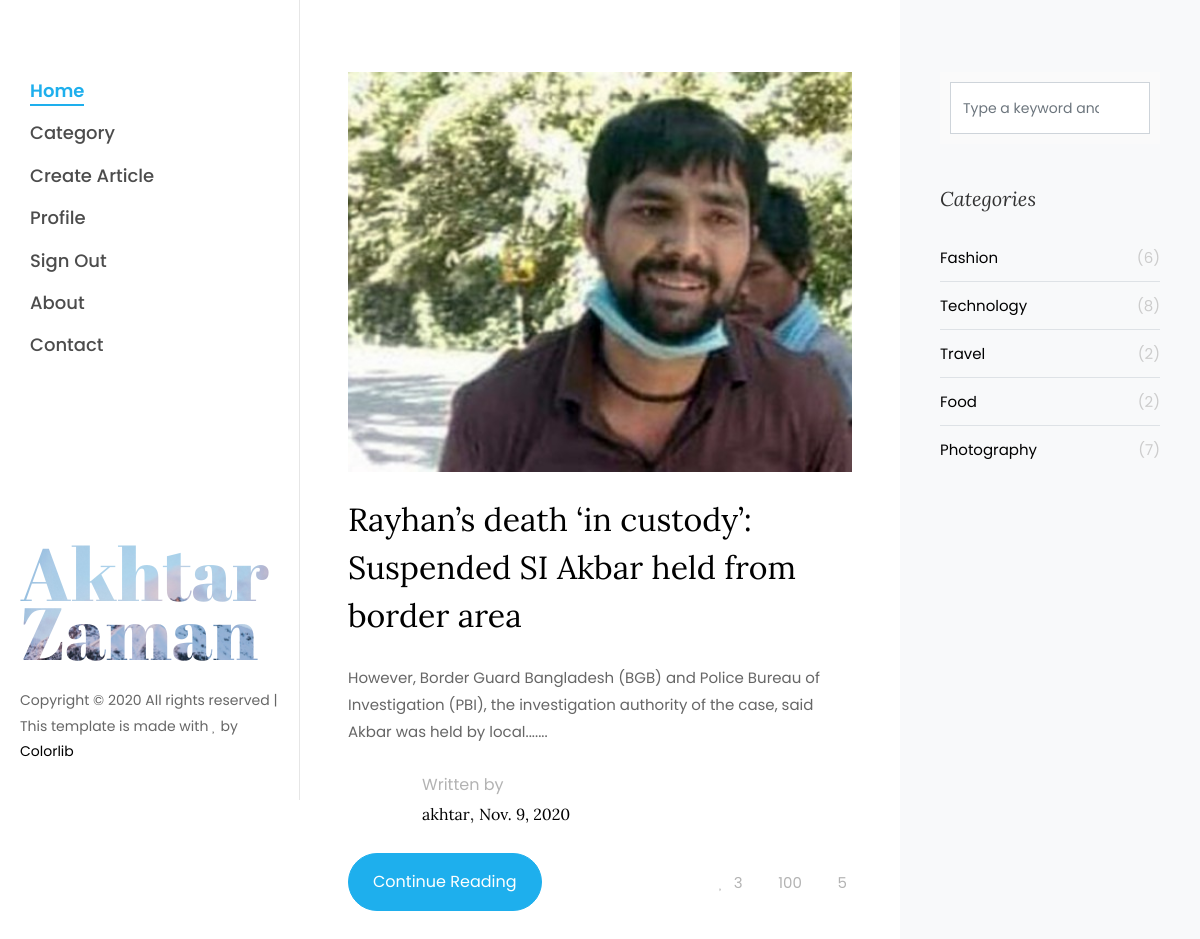
The app's page /articles/category/2/ (signed in) with its own data.
### Articles/models.py (models this page shows, shortened)
class Blog_Articles(models.Model):
    Title= models.CharField(max_length=300, unique=True)
    Categorry = models.ForeignKey('Category', blank=True,  on_delete = models.CASCADE, null=True)
    Description = models.TextField()
    author = models.ForeignKey(Custom_User_Model, default= None, on_delete = models.CASCADE)
    Date = models.DateField(auto_now_add=True)
    Image = models.ImageField(default='default.jpeg', blank=True)
    Status = models.CharField(max_length=1, choices=STATUS_CHOICES)
    def snippet(self):
        return self.Description[:150]+'.......'

### Accounts/models.py (models this page shows)
class Custom_User_Model(AbstractUser):
    Full_Name = models.CharField(max_length=100 )
    email = models.EmailField(max_length=255, unique=True)
    Age = models.IntegerField(null=True)
    Occupation = models.CharField(max_length=100 )
    Image = models.ImageField(default='default.jpeg', blank=True)
    def __str__(self):
        return self.username

### Articles/views.py (the view)
# urls.py: path('category/<int:id>/', views.Blog_Articles_By_Category, name='categoryView'),
def Blog_Articles_By_Category(request, id):
    category = Category.objects.get(id=id)
    categorical_articles = Blog_Articles.objects.filter(Categorry=category)
    page = request.GET.get('page', 1)
    paginator = Paginator(categorical_articles, 2)
    try:
        Blog_Posts = paginator.page(page)
    except PageNotAnInteger:
        Blog_Posts = paginator.page(1)
    except EmptyPage:
        Blog_Posts = paginator.page(paginator.num_pages)
    return render (request, 'Articles_by_category.html', {'Blog_Posts':Blog_Posts})

### templates/Articles_by_category.html (shortened to what this page needs)
{% extends 'base.html' %} {% load static %} {% block content %}
<div class="col-xl-8 px-md-5 py-5">
    <div class="row pt-md-4">
        {% for item in Blog_Posts %}
        <div class="col-md-12">
            <div class="blog-entry-2 ftco-animate">
                <a href="{% url 'FullArticle' item.id %}" class="img" style="background-image: url('{{item.Image.url}}');"></a>
                <div class="text pt-4">
                    <h3 class="mb-4"><a href="{% url 'FullArticle' item.id %}">{{ item.Title }}</a></h3>
                    <p class="mb-4">{{item.snippet}}</p>
                    <div class="author mb-4 d-flex align-items-center">
                        <a href="#" class="img" style="background-image: url('{{item.author.Image.url}}');"></a>
                        <div class="ml-3 info">
                            <span>Written by</span>
                            <h3><span>{{ item.author }}</span>, <span>{{ item.Date }}</span></h3>
                        </div>
                    </div>
                    <div class="meta-wrap d-md-flex align-items-center">
                        <div class="half order-md-last text-md-right">
                            <p class="meta">
                                <span><i class="icon-heart"></i>3</span>
                                <span><i class="icon-eye"></i>100</span>
                                <span><i class="icon-comment"></i>5</span>
                            </p>
                        </div>
                        <div class="half">
                            <p><a href="{% url 'FullArticle' item.id %}" class="btn btn-primary p-3 px-xl-4 py-xl-3">Continue Reading</a></p>
                        </div>
                    </div>
                </div>
            </div>
        </div>
        {% endfor %}
    </div>
</div>
<div class="col-xl-4 sidebar ftco-animate bg-light pt-5">
    <div class="sidebar-box pt-md-4">
        <form action="#" class="search-form">
            <div class="form-group">
                <span class="icon icon-search"></span>
                <input type="text" class="form-control" placeholder="Type a keyword and hit enter">
            </div>
        </form>
    </div>
    <div class="sidebar-box ftco-animate">
        <h3 class="sidebar-heading">Categories</h3>
        <ul class="categories">
            <li><a href="#">Fashion <span>(6)</span></a></li>
            <li><a href="#">Technology <span>(8)</span></a></li>
            <li><a href="#">Travel <span>(2)</span></a></li>
            <li><a href="#">Food <span>(2)</span></a></li>
            <li><a href="#">Photography <span>(7)</span></a></li>
        </ul>
    </div>
</div>
{% endblock content %}

### static/css/icomoon.css (style rules this page uses)
[class^="icon-"], [class*=" icon-"] { font-family: 'icomoon' !important; speak: none; font-style: normal; font-weight: normal; font-variant: normal; text-transform: none; line-height: 1; -webkit-font-smoothing: antialiased; -moz-osx-font-smoothing: grayscale; }
.icon-search:before { content: "\f002"; }
.icon-heart:before { content: "\f004"; }
.icon-eye:before { content: "\f06e"; }
.icon-comment:before { content: "\f075"; }

### records on screen
Blog_Articles: Image (picture), Title "Rayhan’s death ‘in custody’: Suspended SI Akbar held from border area", snippet "However, Border Guard Bangladesh (BGB) and Police Bureau of Investigation (PBI), the investigation authority of the case, said Akbar was held by local.......", author "akhtar", Date "Nov. 9, 2020"
